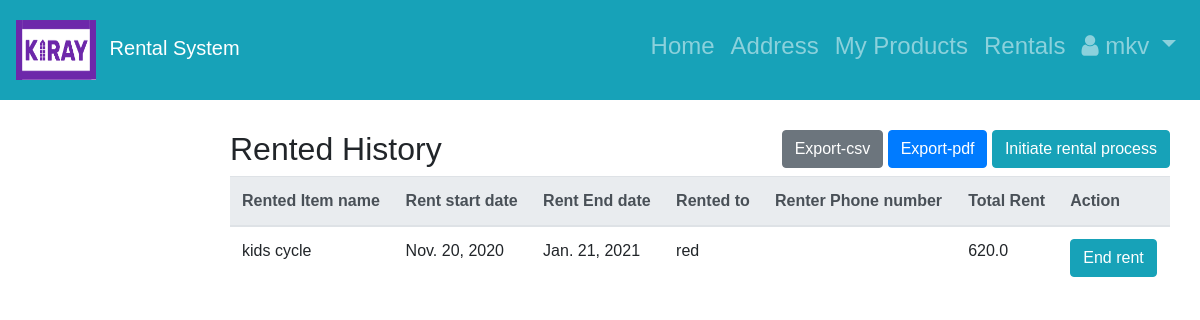
Screenshot of /rentals/ (signed in) with the database file from the repository.
### RentalApp/models.py (models this page shows, shortened)
class Customer(AbstractUser):
    CURRENCIES = (
                     ('USD', _('United States Dollar')),
                     ('AED', _('United Arab Emirates Dirham')),
                     ('AFN', _('Afghan Afghani')),
                     ('ALL', _('Albanian Lek')),
                     ('AMD', _('Armenian Dram')),
                     ('ANG', _('Netherlands Antillean Guilder')),
                     ('AOA', _('Angolan Kwanza')),
                     ('ARS', _('Argentine Peso')),
                     ('AUD', _('Australian Dollar')),
                     ('AWG', _('Aruban Florin')),
                     ('AZN', _('Azerbaijani Manat')),
                     ('BAM', _('Bosnia-Herzegovina Convertible Mark')),
                     ('BBD', _('Barbadian Dollar')),
                     ('BDT', _('Bangladeshi Taka')),
                     ('BGN', _('Bulgarian Lev')),
                     ('BHD', _('Bahraini Dinar')),
                     ('BIF', _('Burundian Franc')),
                     ('BMD', _('Bermudan Dollar')),
                     ('BND', _('Brunei Dollar')),
                     ('BOB', _('Bolivian Boliviano')),
                     ('BRL', _('Brazilian Real')),
                     ('BSD', _('Bahamian Dollar')),
                     ('BTN', _('Bhutanese Ngultrum')),
                     ('BWP', _('Botswanan Pula')),
                     ('BZD', _('Belize Dollar')),
                     ('CAD', _('Canadian Dollar')),
                     ('CDF', _('Congolese Franc')),
                     ('CHF', _('Swiss Franc')),
                     ('CLF', _('Chilean Unit of Account UF')),
                     ('CLP', _('Chilean Peso')),
                     ('CNH', _('Chinese Yuan Offshore')),
                     ('CNY', _('Chinese Yuan')),
                     ('COP', _('Colombian Peso')),
                     ('CUP', _('Cuban Peso')),
                     ('CVE', _('Cape Verdean Escudo')),
                     ('CZK', _('Czech Republic Koruna')),
                     ('DJF', _('Djiboutian Franc')),
                     ('DKK', _('Danish Krone')),
                     ('DOP', _('Dominican Peso')),
                     ('DZD', _('Algerian Dinar')),
                     ('EGP', _('Egyptian Pound')),
                     ('ERN', _('Eritrean Nakfa')),
                     ('ETB', _('Ethiopian Birr')),
                     ('EUR', _('Euro')),
                     ('FJD', _('Fijian Dollar')),
                     ('FKP', _('Falkland Islands Pound')),
                     ('GBP', _('British Pound Sterling')),
                     ('GEL', _('Georgian Lari')),
                     ('GHS', _('Ghanaian Cedi')),
                     ('GIP', _('Gibraltar Pound')),
                     ('GMD', _('Gambian Dalasi')),
                     ('GNF', _('Guinean Franc')),
                     ('GTQ', _('Guatemalan Quetzal')),
                     ('GYD', _('Guyanaese Dollar')),
                     ('HKD', _('Hong Kong Dollar')),
                     ('HNL', _('Honduran Lempira')),
                     ('HRK', _('Croatian Kuna')),
                     ('HTG', _('Haitian Gourde')),
                     ('HUF', _('Hungarian Forint')),
                     ('IDR', _('Indonesian Rupiah')),
                     ('ILS', _('Israeli New Sheqel')),
                     ('INR', _('Indian Rupee')),
                     ('IQD', _('Iraqi Dinar')),
                     ('IRR', _('Iranian Rial')),
                     ('ISK', _('Icelandic Krona')),
                     ('JMD', _('Jamaican Dollar')),
                     ('JOD', _('Jordanian Dinar')),
                     ('JPY', _('Japanese Yen')),
                     ('KES', _('Kenyan Shilling')),
                     ('KGS', _('Kyrgystani Som')),
                     ('KHR', _('Cambodian Riel')),
                     ('KMF', _('Comorian Franc')),
                     ('KPW', _('North Korean Won')),
                     ('KRW', _('South Korean Won')),
                     ('KWD', _('Kuwaiti Dinar')),
                     ('KYD', _('Cayman Islands Dollar')),
                     ('KZT', _('Kazakhstani Tenge')),
                     ('LAK', _('Laotian Kip')),
                     ('LBP', _('Lebanese Pound')),
                     ('LKR', _('Sri Lankan Rupee')),
                     ('LRD', _('Liberian Dollar')),
                     ('LSL', _('Lesotho Loti')),
                     ('LYD', _('Libyan Dinar')),
                     ('MAD', _('Moroccan Dirham')),
                     ('MDL', _('Moldovan Leu')),
                     ('MGA', _('Malagasy Ariary')),
                     ('MKD', _('Macedonian Denar')),
                     ('MMK', _('Myanma Kyat')),
                     ('MNT', _('Mongolian Tugrik')),
                     ('MOP', _('Macanese Pataca')),
                     ('MRU', _('Mauritanian Ouguiya')),
                     ('MUR', _('Mauritian Rupee')),
                     ('MVR', _('Maldivian Rufiyaa')),
                     ('MWK', _('Malawian Kwacha')),
                     ('MXN', _('Mexican Peso')),
                     ('MYR', _('Malaysian Ringgit')),
                     ('MZN', _('Mozambican Metical')),
                     ('NAD', _('Namibian Dollar')),
                     ('NGN', _('Nigerian Naira')),
                     ('NOK', _('Norwegian Krone')),
                     ('NPR', _('Nepalese Rupee')),
                     ('NZD', _('New Zealand Dollar')),
                     ('OMR', _('Omani Rial')),
                     ('PAB', _('Panamanian Balboa')),
                     ('PEN', _('Peruvian Nuevo Sol')),
                     ('PGK', _('Papua New Guinean Kina')),
                     ('PHP', _('Philippine Peso')),
                     ('PKR', _('Pakistani Rupee')),
                     ('PLN', _('Polish Zloty')),
                     ('PYG', _('Paraguayan Guarani')),
                     ('QAR', _('Qatari Rial')),
                     ('RON', _('Romanian Leu')),
                     ('RSD', _('Serbian Dinar')),
                     ('RUB', _('Russian Ruble')),
                     ('RWF', _('Rwandan Franc')),
                     ('SAR', _('Saudi Riyal')),
                     ('SBD', _('Solomon Islands Dollar')),
                     ('SCR', _('Seychellois Rupee')),
                     ('SDG', _('Sudanese Pound')),
                     ('SEK', _('Swedish Krona')),
                     ('SGD', _('Singapore Dollar')),
                     ('SHP', _('Saint Helena Pound')),
                     ('SLL', _('Sierra Leonean Leone')),
                     ('SOS', _('Somali Shilling')),
                     ('SRD', _('Surinamese Dollar')),
                     ('SYP', _('Syrian Pound')),
                     ('SZL', _('Swazi Lilangeni')),
                     ('THB', _('Thai Baht')),
                     ('TJS', _('Tajikistani Somoni')),
                     ('TMT', _('Turkmenistani Manat')),
                     ('TND', _('Tunisian Dinar')),
                     ('TOP', _('Tongan Paanga')),
                     ('TRY', _('Turkish Lira')),
                     ('TTD', _('Trinidad and Tobago Dollar')),
                     ('TWD', _('New Taiwan Dollar')),
                     ('TZS', _('Tanzanian Shilling')),
                     ('UAH', _('Ukrainian Hryvnia')),
                     ('UGX', _('Ugandan Shilling')),
                     ('UYU', _('Uruguayan Peso')),
                     ('UZS', _('Uzbekistan Som')),
                     ('VND', _('Vietnamese Dong')),
                     ('VUV', _('Vanuatu Vatu')),
                     ('WST', _('Samoan Tala')),
                     ('XAF', _('CFA Franc BEAC')),
                     ('XCD', _('East Caribbean Dollar')),
                     ('XDR', _('Special Drawing Rights')),
                     ('XOF', _('CFA Franc BCEAO')),
                     ('XPF', _('CFP Franc')),
                     ('YER', _('Yemeni Rial')),
                     ('ZAR', _('South African Rand')),
                     ('ZMW', _('Zambian Kwacha')),
        )
    phone_regex = RegexValidator(regex=r'^\+?1?\d{9,15}$',
                                 message="Phone number must be entered in the format: '+999999999'. Up to 15 digits \
                                 allowed.")
    phone_number = models.CharField(validators=[phone_regex], max_length=30, blank=True)
    view_currency = models.CharField(default='USD', max_length=3, choices=CURRENCIES, verbose_name='View currency as')

class RentItems(models.Model):
    rentId = models.AutoField(auto_created=True, primary_key=True)
    item = models.ForeignKey(Item, on_delete=models.CASCADE)
    rentStartDate = models.DateField()
    rentEndDate = models.DateField(null=True)
    renterName = models.CharField(max_length=1024)
    phone_regex = RegexValidator(regex=r'^\+?1?\d{9,15}$',
                                 message="Phone number must be entered in the format: '+999999999'. Up to 15 digits allowed.")
    renterPhoneNumber = models.CharField(validators=[phone_regex], max_length=30, blank=True)
    totalCost = models.FloatField(null=True)
    notes = models.TextField(null=True, blank=True)
    transactionID = models.IntegerField(null=True, blank=True)

class Item(models.Model):
    itemId = models.AutoField(auto_created=True, primary_key=True)
    itemName = models.CharField(
        "Name",
        max_length=1024,
    )
    category = models.ForeignKey(Category,
                                 on_delete=models.CASCADE,
                                 related_name='category'
                                 )
    itemImage = models.ImageField(upload_to='images', null=True, blank=True)
    itemOwner = models.ForeignKey(Customer,
                                  on_delete=models.CASCADE,
                                  related_name='my_items'
                                  )
    itemAvaialable = models.BooleanField()
    costPerItem = models.IntegerField(verbose_name='Cost per Item (USD)')
    itemDescription = models.TextField(null=True, blank=True)
    itemAddedDate = models.DateField(auto_now_add=True)
    asin = models.CharField(null=True, blank=True, max_length=10)

### RentalApp/views.py (the view)
# urls.py: path('rentals/',RentalHisoryView.as_view(),name='rental_history'),
class RentalHisoryView(LoginRequiredMixin, ListView):
    template_name = 'rentalHist.html'
    login_url = '/users/login/'
    def get(self, request):
        items = Item.objects.filter(itemOwner=request.user)
        rent_items = RentItems.objects.filter(item__in=items)
        return render(request, self.template_name,
                      {'rent_items': rent_items})

### templates/rentalHist.html (shortened to what this page needs)
{% extends 'base.html' %}
{% block content %}
     <div class="float-right">
         <a href="{% url 'RentalApp:export_csv'%}" role="button" class="btn btn-secondary">Export-csv</a>
    <a href="{% url 'RentalApp:export_pdf'%}" role="button"  class="btn btn-primary">Export-pdf</a>
    <a href="{% url 'RentalApp:rent'%}" role="button"  class="btn btn-info">Initiate rental process</a>
     </div>
<h2>Rented History</h2>
    <div>
            <table class="table">
            <thead class="thead-light">
                <tr>
                    <th scope="col">Rented Item name</th>
                    <th scope="col">Rent start date</th>
                    <th scope="col">Rent End date</th>
                    <th scope="col">Rented to</th>
                    <th scope="col">Renter Phone number</th>
                    <th scope="col">Total Rent</th>
                    <th scope="col">Action</th>
                </tr>
            </thead>
            <tbody>
                {% for rentHist in rent_items %}
                <tr>
                    <td>{{rentHist.item.itemName}}</td>
                    <td>{{rentHist.rentStartDate}}</td>
                    <td>{{rentHist.rentEndDate}}</td>
                    <td>{{rentHist.renterName}}</td>
                    <td>{{rentHist.renterPhoneNumber}}</td>
                    <td>{{rentHist.totalCost}}</td>
                    <td><a href="{% url 'RentalApp:end_rent' rentHist.rentId%}" role="button"  class="btn btn-info">End rent</a></td>
                </tr>
                {% endfor %}
            </tbody>
            </table>
    </div>
{% endblock content %}

### templates/base.html (shortened to what this page needs)
<!doctype html>
<html lang="en">
  <head>
       {% load static %}
      <link href="http://maxcdn.bootstrapcdn.com/font-awesome/4.1.0/css/font-awesome.min.css" rel="stylesheet">
    <link rel="stylesheet" href="https://stackpath.bootstrapcdn.com/bootstrap/4.1.3/css/bootstrap.min.css">
    <link href="../static/css/base.css" rel="stylesheet">
    <link rel="stylesheet" type="text/css" href="{% static 'css/base.css' %}">
  </head>
  <body>
    <nav class="navbar navbar-expand-md navbar-dark bg-info md-4">
        <a href="{% url 'RentalApp:item_list' %}" class="navbar-brand">
            <img src="{% static 'images/logo.png' %}" height="60" width="80" alt="Rental System" class="d-inline-block align-middle mr-2">
            Rental System
        </a>
           <div class="collapse navbar-collapse bg-info" id="navbarNav">
              {% if user.is_authenticated %}
            <ul class="nav navbar-nav ml-auto w-100 justify-content-end">
              <li class="nav-item active" style="text-align: right">
                <h4><a class="nav-link" href="{% url 'RentalApp:item_list' %}">Home  <span class="sr-only">(current)</span></a></h4>
              </li>
              <li class="nav-item" style="text-align: right">
                <h4><a class="nav-link" href="{% if request.session.addressId is None%} {%url 'RentalApp:add_address'%} {%else%} {%url 'RentalApp:address' request.session.addressId%} {%endif%}"> Address  </a></h4>
              </li>
              <li class="nav-item active" style="text-align: right">
                <h4><a class="nav-link" href="{% url 'RentalApp:my_products' %}">My Products <span class="sr-only">(current)</span></a></h4>
              </li>
                <li class="nav-item active" style="text-align: right">
                <h4><a class="nav-link" href="{% url 'RentalApp:rental_history' %}">Rentals <span class="sr-only">(current)</span></a></h4>
              </li>
              <li class="nav-item active" style="text-align: right">
                  <h4><a class="nav-link dropdown-toggle" href="#" id="userMenu"\
                  data-toggle="dropdown" aria-haspopup="true" aria-expanded\
                                 ="false"><i class="fa fa-user icon"></i>
                    {{ user.username }}
                  </a>
                  </li>
              </ul>
            </div>
        {% endif %}
    </nav>
    <div class="content">
      {% block content %}
      {% endblock content %}
    </div>
  </body>
</html>

### static/css/base.css (style rules this page uses)
* { box-sizing: border-box; }
body { padding: 20px; font-family: Arial; }
.navbar { height: 100px; }
div.content { margin-left: 200px; padding: 30px 30px; }
body { margin: 0; padding: 0; height: 100vh; }

### rows the page displays
Customer: username "mkv"
RentItems: item.itemName "kids cycle", rentStartDate "Nov. 20, 2020", rentEndDate "Jan. 21, 2021", renterName "red", totalCost "620.0"
